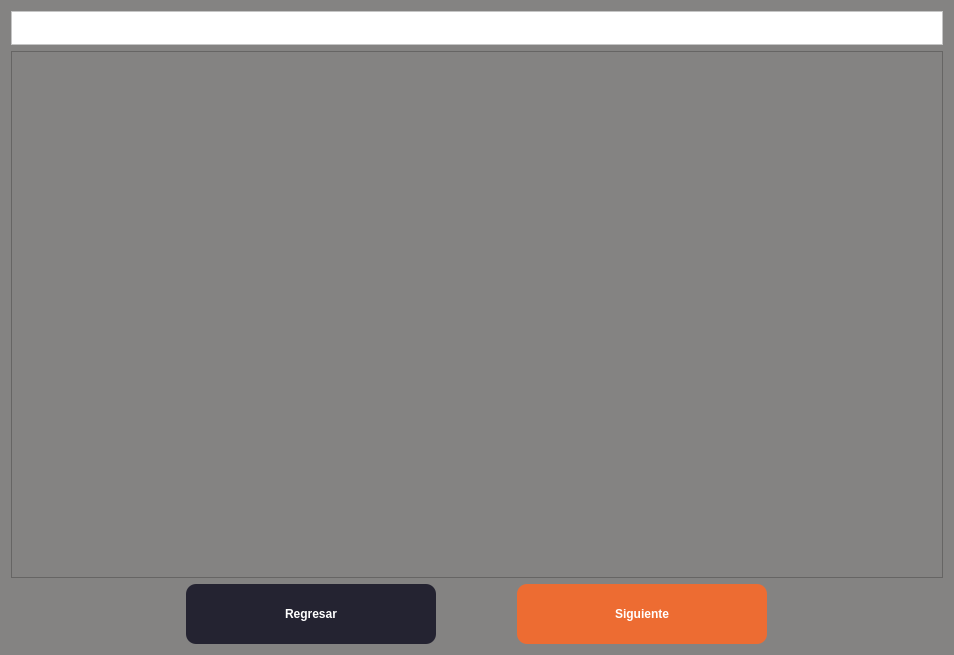
<?xml version="1.0" encoding="UTF-8"?>
<ui version="4.0">
 <class>Form</class>
 <widget class="QWidget" name="Form">
  <property name="windowModality">
   <enum>Qt::WindowModal</enum>
  </property>
  <property name="geometry">
   <rect>
    <x>0</x>
    <y>0</y>
    <width>954</width>
    <height>655</height>
   </rect>
  </property>
  <property name="palette">
   <palette>
    <active>
     <colorrole role="WindowText">
      <brush brushstyle="SolidPattern">
       <color alpha="255">
        <red>255</red>
        <green>255</green>
        <blue>255</blue>
       </color>
      </brush>
     </colorrole>
     <colorrole role="Button">
      <brush brushstyle="SolidPattern">
       <color alpha="255">
        <red>132</red>
        <green>131</green>
        <blue>130</blue>
       </color>
      </brush>
     </colorrole>
     <colorrole role="Light">
      <brush brushstyle="SolidPattern">
       <color alpha="255">
        <red>255</red>
        <green>255</green>
        <blue>255</blue>
       </color>
      </brush>
     </colorrole>
     <colorrole role="Midlight">
      <brush brushstyle="SolidPattern">
       <color alpha="255">
        <red>255</red>
        <green>255</green>
        <blue>255</blue>
       </color>
      </brush>
     </colorrole>
     <colorrole role="Dark">
      <brush brushstyle="SolidPattern">
       <color alpha="255">
        <red>127</red>
        <green>127</green>
        <blue>127</blue>
       </color>
      </brush>
     </colorrole>
     <colorrole role="Mid">
      <brush brushstyle="SolidPattern">
       <color alpha="255">
        <red>170</red>
        <green>170</green>
        <blue>170</blue>
       </color>
      </brush>
     </colorrole>
     <colorrole role="Text">
      <brush brushstyle="SolidPattern">
       <color alpha="255">
        <red>255</red>
        <green>255</green>
        <blue>255</blue>
       </color>
      </brush>
     </colorrole>
     <colorrole role="BrightText">
      <brush brushstyle="SolidPattern">
       <color alpha="255">
        <red>255</red>
        <green>255</green>
        <blue>255</blue>
       </color>
      </brush>
     </colorrole>
     <colorrole role="ButtonText">
      <brush brushstyle="SolidPattern">
       <color alpha="255">
        <red>255</red>
        <green>255</green>
        <blue>255</blue>
       </color>
      </brush>
     </colorrole>
     <colorrole role="Base">
      <brush brushstyle="SolidPattern">
       <color alpha="255">
        <red>132</red>
        <green>131</green>
        <blue>130</blue>
       </color>
      </brush>
     </colorrole>
     <colorrole role="Window">
      <brush brushstyle="SolidPattern">
       <color alpha="255">
        <red>132</red>
        <green>131</green>
        <blue>130</blue>
       </color>
      </brush>
     </colorrole>
     <colorrole role="Shadow">
      <brush brushstyle="SolidPattern">
       <color alpha="255">
        <red>0</red>
        <green>0</green>
        <blue>0</blue>
       </color>
      </brush>
     </colorrole>
     <colorrole role="AlternateBase">
      <brush brushstyle="SolidPattern">
       <color alpha="255">
        <red>255</red>
        <green>255</green>
        <blue>255</blue>
       </color>
      </brush>
     </colorrole>
     <colorrole role="ToolTipBase">
      <brush brushstyle="SolidPattern">
       <color alpha="255">
        <red>255</red>
        <green>255</green>
        <blue>220</blue>
       </color>
      </brush>
     </colorrole>
     <colorrole role="ToolTipText">
      <brush brushstyle="SolidPattern">
       <color alpha="255">
        <red>0</red>
        <green>0</green>
        <blue>0</blue>
       </color>
      </brush>
     </colorrole>
    </active>
    <inactive>
     <colorrole role="WindowText">
      <brush brushstyle="SolidPattern">
       <color alpha="255">
        <red>255</red>
        <green>255</green>
        <blue>255</blue>
       </color>
      </brush>
     </colorrole>
     <colorrole role="Button">
      <brush brushstyle="SolidPattern">
       <color alpha="255">
        <red>132</red>
        <green>131</green>
        <blue>130</blue>
       </color>
      </brush>
     </colorrole>
     <colorrole role="Light">
      <brush brushstyle="SolidPattern">
       <color alpha="255">
        <red>255</red>
        <green>255</green>
        <blue>255</blue>
       </color>
      </brush>
     </colorrole>
     <colorrole role="Midlight">
      <brush brushstyle="SolidPattern">
       <color alpha="255">
        <red>255</red>
        <green>255</green>
        <blue>255</blue>
       </color>
      </brush>
     </colorrole>
     <colorrole role="Dark">
      <brush brushstyle="SolidPattern">
       <color alpha="255">
        <red>127</red>
        <green>127</green>
        <blue>127</blue>
       </color>
      </brush>
     </colorrole>
     <colorrole role="Mid">
      <brush brushstyle="SolidPattern">
       <color alpha="255">
        <red>170</red>
        <green>170</green>
        <blue>170</blue>
       </color>
      </brush>
     </colorrole>
     <colorrole role="Text">
      <brush brushstyle="SolidPattern">
       <color alpha="255">
        <red>255</red>
        <green>255</green>
        <blue>255</blue>
       </color>
      </brush>
     </colorrole>
     <colorrole role="BrightText">
      <brush brushstyle="SolidPattern">
       <color alpha="255">
        <red>255</red>
        <green>255</green>
        <blue>255</blue>
       </color>
      </brush>
     </colorrole>
     <colorrole role="ButtonText">
      <brush brushstyle="SolidPattern">
       <color alpha="255">
        <red>255</red>
        <green>255</green>
        <blue>255</blue>
       </color>
      </brush>
     </colorrole>
     <colorrole role="Base">
      <brush brushstyle="SolidPattern">
       <color alpha="255">
        <red>132</red>
        <green>131</green>
        <blue>130</blue>
       </color>
      </brush>
     </colorrole>
     <colorrole role="Window">
      <brush brushstyle="SolidPattern">
       <color alpha="255">
        <red>132</red>
        <green>131</green>
        <blue>130</blue>
       </color>
      </brush>
     </colorrole>
     <colorrole role="Shadow">
      <brush brushstyle="SolidPattern">
       <color alpha="255">
        <red>0</red>
        <green>0</green>
        <blue>0</blue>
       </color>
      </brush>
     </colorrole>
     <colorrole role="AlternateBase">
      <brush brushstyle="SolidPattern">
       <color alpha="255">
        <red>255</red>
        <green>255</green>
        <blue>255</blue>
       </color>
      </brush>
     </colorrole>
     <colorrole role="ToolTipBase">
      <brush brushstyle="SolidPattern">
       <color alpha="255">
        <red>255</red>
        <green>255</green>
        <blue>220</blue>
       </color>
      </brush>
     </colorrole>
     <colorrole role="ToolTipText">
      <brush brushstyle="SolidPattern">
       <color alpha="255">
        <red>0</red>
        <green>0</green>
        <blue>0</blue>
       </color>
      </brush>
     </colorrole>
    </inactive>
    <disabled>
     <colorrole role="WindowText">
      <brush brushstyle="SolidPattern">
       <color alpha="255">
        <red>255</red>
        <green>255</green>
        <blue>255</blue>
       </color>
      </brush>
     </colorrole>
     <colorrole role="Button">
      <brush brushstyle="SolidPattern">
       <color alpha="255">
        <red>132</red>
        <green>131</green>
        <blue>130</blue>
       </color>
      </brush>
     </colorrole>
     <colorrole role="Light">
      <brush brushstyle="SolidPattern">
       <color alpha="255">
        <red>255</red>
        <green>255</green>
        <blue>255</blue>
       </color>
      </brush>
     </colorrole>
     <colorrole role="Midlight">
      <brush brushstyle="SolidPattern">
       <color alpha="255">
        <red>255</red>
        <green>255</green>
        <blue>255</blue>
       </color>
      </brush>
     </colorrole>
     <colorrole role="Dark">
      <brush brushstyle="SolidPattern">
       <color alpha="255">
        <red>127</red>
        <green>127</green>
        <blue>127</blue>
       </color>
      </brush>
     </colorrole>
     <colorrole role="Mid">
      <brush brushstyle="SolidPattern">
       <color alpha="255">
        <red>170</red>
        <green>170</green>
        <blue>170</blue>
       </color>
      </brush>
     </colorrole>
     <colorrole role="Text">
      <brush brushstyle="SolidPattern">
       <color alpha="255">
        <red>255</red>
        <green>255</green>
        <blue>255</blue>
       </color>
      </brush>
     </colorrole>
     <colorrole role="BrightText">
      <brush brushstyle="SolidPattern">
       <color alpha="255">
        <red>255</red>
        <green>255</green>
        <blue>255</blue>
       </color>
      </brush>
     </colorrole>
     <colorrole role="ButtonText">
      <brush brushstyle="SolidPattern">
       <color alpha="255">
        <red>255</red>
        <green>255</green>
        <blue>255</blue>
       </color>
      </brush>
     </colorrole>
     <colorrole role="Base">
      <brush brushstyle="SolidPattern">
       <color alpha="255">
        <red>132</red>
        <green>131</green>
        <blue>130</blue>
       </color>
      </brush>
     </colorrole>
     <colorrole role="Window">
      <brush brushstyle="SolidPattern">
       <color alpha="255">
        <red>132</red>
        <green>131</green>
        <blue>130</blue>
       </color>
      </brush>
     </colorrole>
     <colorrole role="Shadow">
      <brush brushstyle="SolidPattern">
       <color alpha="255">
        <red>0</red>
        <green>0</green>
        <blue>0</blue>
       </color>
      </brush>
     </colorrole>
     <colorrole role="AlternateBase">
      <brush brushstyle="SolidPattern">
       <color alpha="255">
        <red>255</red>
        <green>255</green>
        <blue>255</blue>
       </color>
      </brush>
     </colorrole>
     <colorrole role="ToolTipBase">
      <brush brushstyle="SolidPattern">
       <color alpha="255">
        <red>255</red>
        <green>255</green>
        <blue>220</blue>
       </color>
      </brush>
     </colorrole>
     <colorrole role="ToolTipText">
      <brush brushstyle="SolidPattern">
       <color alpha="255">
        <red>0</red>
        <green>0</green>
        <blue>0</blue>
       </color>
      </brush>
     </colorrole>
    </disabled>
   </palette>
  </property>
  <property name="windowTitle">
   <string>Generador de Diplomas</string>
  </property>
  <property name="autoFillBackground">
   <bool>false</bool>
  </property>
  <property name="styleSheet">
   <string notr="true">color: white;
background-color: rgb(132, 131, 130);</string>
  </property>
  <layout class="QVBoxLayout" name="verticalLayout">
   <item>
    <widget class="QFrame" name="frame">
     <property name="maximumSize">
      <size>
       <width>16777215</width>
       <height>81</height>
      </size>
     </property>
     <property name="autoFillBackground">
      <bool>false</bool>
     </property>
     <property name="styleSheet">
      <string notr="true">background-color: rgb(255, 255, 255)
</string>
     </property>
     <property name="frameShape">
      <enum>QFrame::StyledPanel</enum>
     </property>
     <property name="frameShadow">
      <enum>QFrame::Raised</enum>
     </property>
     <layout class="QGridLayout" name="gridLayout_2">
      <item row="0" column="0">
       <widget class="QLabel" name="lbLogo">
        <property name="sizePolicy">
         <sizepolicy hsizetype="Maximum" vsizetype="Preferred">
          <horstretch>0</horstretch>
          <verstretch>0</verstretch>
         </sizepolicy>
        </property>
        <property name="autoFillBackground">
         <bool>false</bool>
        </property>
        <property name="styleSheet">
         <string notr="true"/>
        </property>
        <property name="text">
         <string/>
        </property>
        <property name="pixmap">
         <pixmap>../icons/csoftmty_logo.png</pixmap>
        </property>
        <property name="scaledContents">
         <bool>false</bool>
        </property>
       </widget>
      </item>
     </layout>
    </widget>
   </item>
   <item>
    <widget class="QScrollArea" name="scrollArea">
     <property name="widgetResizable">
      <bool>true</bool>
     </property>
     <widget class="QWidget" name="scrollAreaWidgetContents">
      <property name="geometry">
       <rect>
        <x>0</x>
        <y>0</y>
        <width>930</width>
        <height>476</height>
       </rect>
      </property>
      <layout class="QVBoxLayout" name="verticalLayout_2"/>
     </widget>
    </widget>
   </item>
   <item>
    <layout class="QHBoxLayout" name="hlButtons">
     <property name="leftMargin">
      <number>100</number>
     </property>
     <property name="rightMargin">
      <number>100</number>
     </property>
     <item>
      <widget class="QPushButton" name="btnBack">
       <property name="sizePolicy">
        <sizepolicy hsizetype="Maximum" vsizetype="Fixed">
         <horstretch>0</horstretch>
         <verstretch>0</verstretch>
        </sizepolicy>
       </property>
       <property name="minimumSize">
        <size>
         <width>250</width>
         <height>60</height>
        </size>
       </property>
       <property name="font">
        <font>
         <pointsize>9</pointsize>
         <weight>75</weight>
         <bold>true</bold>
        </font>
       </property>
       <property name="styleSheet">
        <string notr="true">background-color: #242331;
border-radius: 10px</string>
       </property>
       <property name="text">
        <string>Regresar</string>
       </property>
      </widget>
     </item>
     <item>
      <widget class="QPushButton" name="btnNext">
       <property name="sizePolicy">
        <sizepolicy hsizetype="Maximum" vsizetype="Fixed">
         <horstretch>0</horstretch>
         <verstretch>0</verstretch>
        </sizepolicy>
       </property>
       <property name="minimumSize">
        <size>
         <width>250</width>
         <height>60</height>
        </size>
       </property>
       <property name="font">
        <font>
         <pointsize>9</pointsize>
         <weight>75</weight>
         <bold>true</bold>
        </font>
       </property>
       <property name="styleSheet">
        <string notr="true">background-color: rgb(237, 108, 50);
border-radius: 10px</string>
       </property>
       <property name="text">
        <string>Siguiente</string>
       </property>
      </widget>
     </item>
    </layout>
   </item>
  </layout>
 </widget>
 <resources/>
 <connections/>
</ui>
